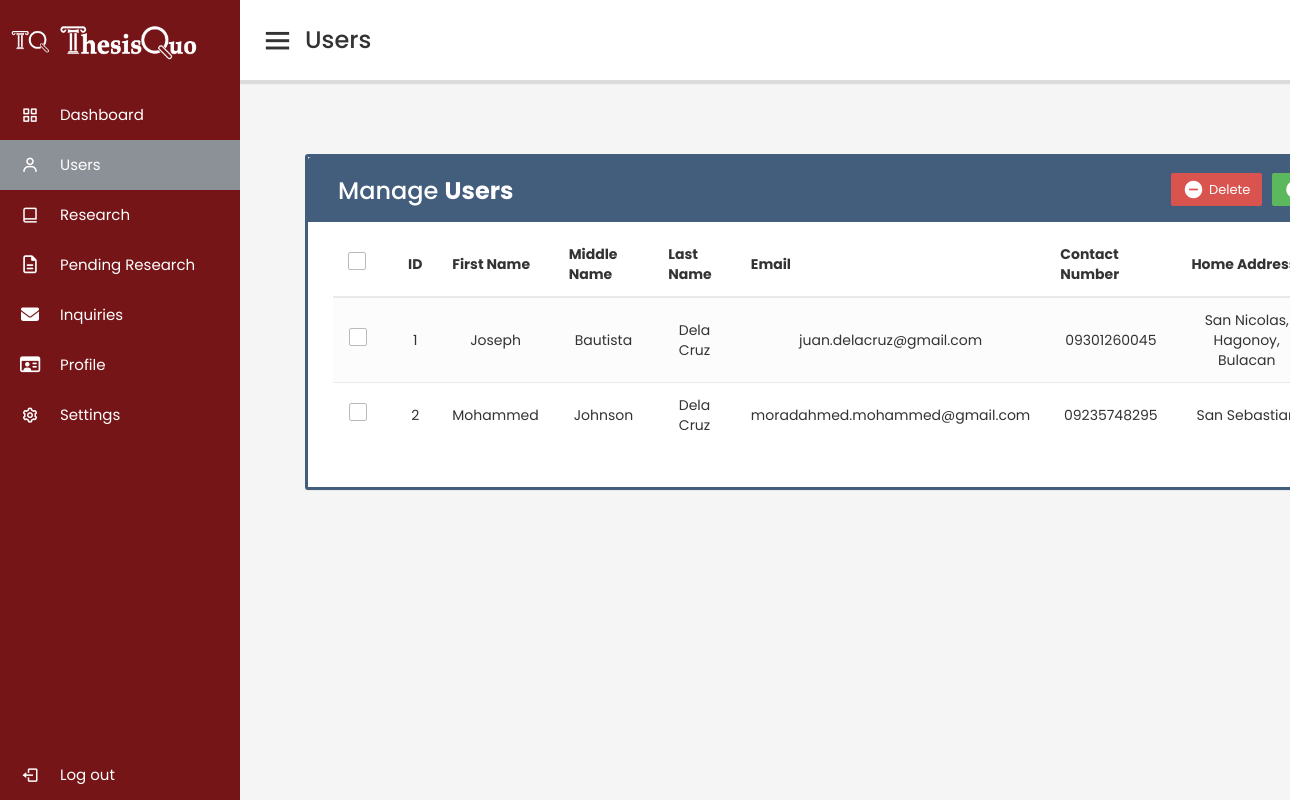
/admin/users.php, run on the app's committed database.
### tables this page shows
CREATE TABLE `user` (
  `user_id` int(11) NOT NULL,
  `firstName` varchar(255) NOT NULL,
  `middleName` varchar(255) DEFAULT NULL,
  `lastName` varchar(255) NOT NULL,
  `contactNumber` varchar(20) NOT NULL,
  `homeAddress` varchar(255) NOT NULL,
  `sex` varchar(255) NOT NULL,
  `birthday` date NOT NULL,
  `email_address` varchar(255) NOT NULL,
  `email_password` varchar(255) NOT NULL,
  `degree_status` varchar(255) NOT NULL,
  `login_status` varchar(255) NOT NULL,
  `image_name` varchar(255) NOT NULL,
  `image_type` varchar(255) NOT NULL,
  `image_upload` longblob NOT NULL,
  `registration_year` year(4) NOT NULL DEFAULT current_timestamp()
);

### admin/users.php (the view, shortened to what this page needs)
<?php
include 'backend/database.php';
?>
<!DOCTYPE html>
<html lang="en" dir="ltr">
<head>
  <link rel="stylesheet" href="css/test.css">
  <link href='https://unpkg.com/boxicons@2.0.7/css/boxicons.min.css' rel='stylesheet'>
  <link rel="stylesheet" href="https://maxcdn.bootstrapcdn.com/font-awesome/4.7.0/css/font-awesome.min.css">
  <link rel="stylesheet" href="https://maxcdn.bootstrapcdn.com/bootstrap/3.3.7/css/bootstrap.min.css">
  <link rel="stylesheet" href="css/style.css">
</head>
<body>
  <div class="sidebar">
    <div class="logo-details">
      <img style="height: 40px; margin-left: 10px;" src="images/TQ.png">
      <span class="logo_name"><img style="height: 40px; " src="images/Logo.png"></span>
    </div>
    <ul class="nav-links">
      <li>
        <a href="analytics.php">
          <i class='bx bx-grid-alt'></i>
          <span class="links_name">Dashboard</span>
        </a>
      </li>
      <li>
        <a href="#" class="active">
          <i class='bx bx-user'></i>
          <span class="links_name">Users</span>
        </a>
      </li>
      <li>
        <a href="research.php">
          <i class='bx bx-book-alt'></i>
          <span class="links_name">Research</span>
        </a>
      </li>
      <li>
        <a href="pending_research.php">
          <i class='far fa-file-alt'></i>
          <span class="links_name">Pending Research</span>
        </a>
      </li>
      <li>
        <a href="profile.php">
          <i class='fa fa-envelope'></i>
          <span class="links_name">Inquiries </span>
        </a>
      </li>
      <li>
        <a href="profile.php">
          <i class='far fa-id-card'></i>
          <span class="links_name">Profile</span>
        </a>
      </li>
      <li>
        <a href="settings.php">
          <i class='bx bx-cog'></i>
          <span class="links_name">Settings</span>
        </a>
      </li>
      <li class="log_out">
        <a href="logout.php">
          <i class='bx bx-log-out'></i>
          <span class="links_name">Log out</span>
        </a>
      </li>
    </ul>
  </div>
  <section class="home-section">
    <nav>
      <div class="sidebar-button">
        <i class='bx bx-menu sidebarBtn'></i>
        <span class="dashboard">Users</span>
      </div>
    </nav>
    <div class="home-content">
      <div class="sales-boxes">
        <div class="recent-sales box">
          <div class="container">
            <div class="table-wrapper">
              <div class="table-title">
                <div class="row">
                  <div class="col-sm-6">
                    <h2>Manage <b>Users</b></h2>
                  </div>
                  <div class="col-sm-6">
                    <a href="#addEmployeeModal" class="btn btn-success" data-toggle="modal"><i class="material-icons">&#xE147;</i> <span>Add New User</span></a>
                    <a href="JavaScript:void(0);" class="btn btn-danger" id="delete_multiple"><i class="material-icons">&#xE15C;</i> <span>Delete</span></a>
                  </div>
                </div>
              </div>
              <table class="table table-striped table-hover">
                <thead>
                  <tr>
                    <th>
                      <span class="custom-checkbox">
                        <label for="selectAll"></label>
                      </span>
                    </th>
                    <th>ID</th>
                    <th>First Name</th>
                    <th>Middle Name</th>
                    <th>Last Name</th>
                    <th>Email</th>
                    <th>Contact Number</th>
                    <th>Home Address</th>
                  </tr>
                </thead>
                <tbody>
                  <?php
                  $result = mysqli_query($conn, "SELECT * FROM user");
                  $i = 1;
                  while ($row = mysqli_fetch_array($result)) {
                  ?>
                    <tr id="<?php echo $row["user_id"]; ?>">
                      <td>
                        <span class="custom-checkbox">
                          <label for="checkbox2"></label>
                        </span>
                      </td>
                      <td><?php echo $i; ?></td>
                      <td><?php echo $row["firstName"]; ?></td>
                      <td><?php echo $row["middleName"]; ?></td>
                      <td><?php echo $row["lastName"]; ?></td>
                      <td><?php echo $row["email_address"]; ?></td>
                      <td><?php echo $row["contactNumber"]; ?></td>
                      <td><?php echo $row["homeAddress"]; ?></td>
                    </tr>
                  <?php
                    $i++;
                  }
                  ?>
                </tbody>
              </table>
            </div>
          </div>
        </div>
      </div>
    </div>
  </section>
</body>
</html>

### admin/css/test.css (style rules this page uses)
* { margin: 0; padding: 0; box-sizing: border-box; font-family: 'Poppins', sans-serif; }
.table-wrapper { border: 3px solid #435D7D; }
td { text-align: center; }
.sidebar { position: fixed; height: 100%; width: 240px; background: #751518; transition: all 0.5s ease; }
.sidebar .logo-details { height: 80px; display: flex; align-items: center; }
.sidebar .logo-details .logo_name { color: #fff; font-size: 24px; font-weight: 500; }
.sidebar .nav-links { margin-top: 10px; }
.sidebar .nav-links li { position: relative; list-style: none; height: 50px; }
.sidebar .nav-links li a { height: 100%; width: 100%; display: flex; align-items: center; text-decoration: none; transition: all 0.4s ease; }
.sidebar .nav-links li a.active { background: #8C9097; }
.sidebar .nav-links li i { min-width: 60px; text-align: center; font-size: 18px; color: #fff; }
.sidebar .nav-links li a .links_name { color: #fff; font-size: 15px; font-weight: 400; white-space: nowrap; }
.sidebar .nav-links .log_out { position: absolute; bottom: 0; width: 100%; }
.home-section { position: relative; background: #f5f5f5; min-height: 100vh; width: calc(100% - 240px); left: 240px; transition: all 0.5s ease; }
.home-section nav { display: flex; justify-content: space-between; height: 80px; background: #fff; display: flex; align-items: center; position: fixed; width: calc(100% - 240px); left: 240px; z-index: 100; padding: 0 20px; box-shadow: 0 4px 1px rgba(0, 0, 0, 0.1); transition: all 0.5s ease; }
.home-section nav .sidebar-button { display: flex; align-items: center; font-size: 24px; font-weight: 500; }
nav .sidebar-button i { font-size: 35px; margin-right: 10px; }
.home-section .home-content { position: relative; padding-top: 104px; }
.home-content .sales-boxes { display: flex; justify-content: space-between; }
.home-content .sales-boxes .recent-sales { width: 100%; background: none; padding: 20px 30px; margin: 0 20px; }

### admin/css/style.css (style rules this page uses)
.table-wrapper { background: #fff; padding: 20px 25px; margin: 30px 0; border-radius: 3px; box-shadow: 0 1px 1px rgba(0,0,0,.05); }
.table-title { padding-bottom: 15px; background: #435d7d; color: #fff; padding: 16px 30px; margin: -20px -25px 10px; border-radius: 3px 3px 0 0; }
.table-title h2 { margin: 5px 0 0; font-size: 24px; }
.table-title .btn { color: #fff; float: right; font-size: 13px; border: none; min-width: 50px; border-radius: 2px; border: none; outline: none !important; margin-left: 10px; }
.table-title .btn i { float: left; font-size: 21px; margin-right: 5px; }
.table-title .btn span { float: left; margin-top: 2px; }
table.table tr th, table.table tr td { border-color: #e9e9e9; padding: 12px 15px; vertical-align: middle; }
table.table tr th:first-child { width: 60px; }
table.table-striped tbody tr:nth-of-type(odd) { background-color: #fcfcfc; }
.custom-checkbox { position: relative; }
.custom-checkbox label:before { width: 18px; height: 18px; }
.custom-checkbox label:before { content: ''; margin-right: 10px; display: inline-block; vertical-align: text-top; background: white; border: 1px solid #bbb; border-radius: 2px; box-sizing: border-box; }
body { margin:0; background-color: #F7F5F7; }

### data on the page
user: firstName "Joseph", middleName "Bautista", lastName "Dela Cruz", email_address "juan.delacruz@gmail.com", contactNumber "09301260045", homeAddress "San Nicolas, Hagonoy, Bulacan"
user: firstName "Mohammed", middleName "Johnson", lastName "Dela Cruz", email_address "moradahmed.mohammed@gmail.com", contactNumber "09235748295", homeAddress "San…"
